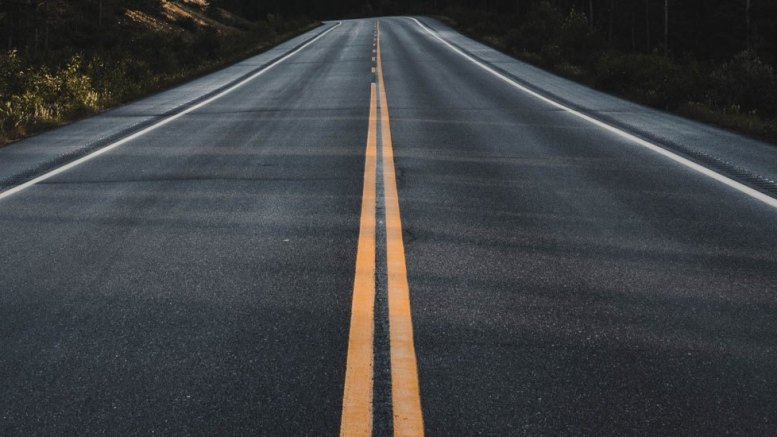
#> input picture Road/road2.jpg, 777 x 437 px
$ python houghlinep.py
#> lines starting #> are read from the running program, lines starting #| are printed output that depends on the picture; after the words box and inside, x2 and y2 are one past the last pixel; in counts of white or black regions, pixels touching at a corner belong together
#Hough transformation algorithm

#1. Edge detection eg using the Canny edge detector
#2 . mapping of edge points to the hough space and storage in a accumulator
# 3. interpretation of the accumulator to yield lines of infinite length. the interpretation is done
# by thresholding and possibly other contstraints.
#4. conversion of infinite line to finite lines.

import cv2
import numpy as np

img = cv2.imread('Road/road2.jpg')
#> img is the input picture: shape (437, 777, 3); mean B, G, R 66.4, 64.1, 61.9
gray = cv2.cvtColor(img, cv2.COLOR_BGR2GRAY)
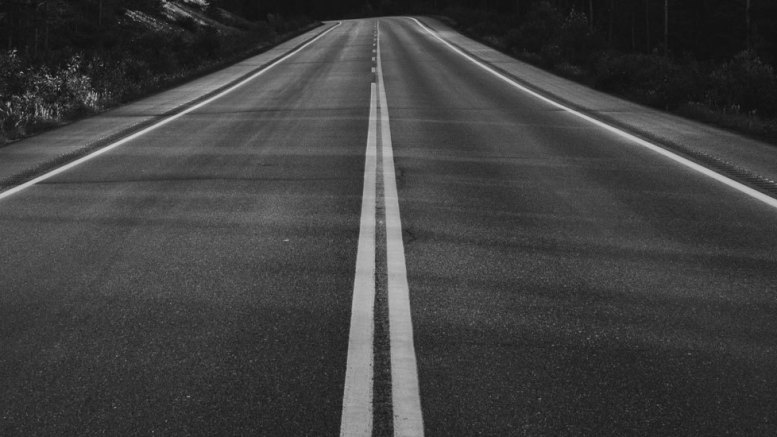
#> gray: shape (437, 777); min 11, max 213, mean 63.7
edges = cv2.Canny(gray, 50, 150, apertureSize=3)
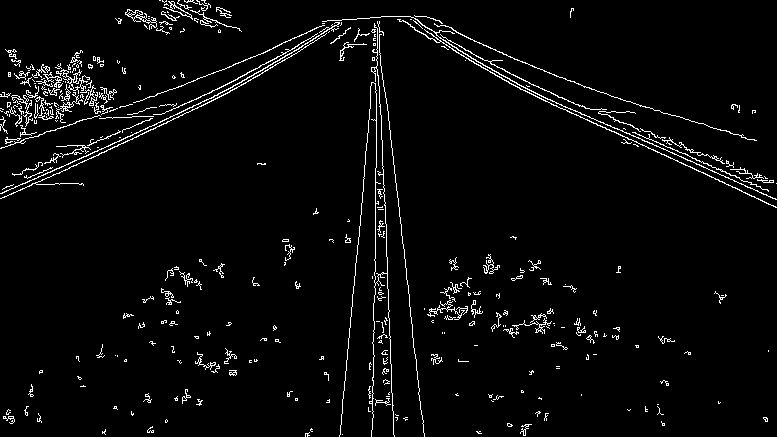
#> edges: shape (437, 777); 3.6% white in thin lines or dots
cv2.imshow('edges', edges)
lines = cv2.HoughLinesP(edges, 1, np.pi / 180, 100, minLineLength=100, maxLineGap=10)
#> lines = 16 rows, first 6: [345, 380, 377, 17], [509, 83, 775, 207], [517, 84, 776, 199], [372, 429, 374, 321], [384, 185, 392, 410], [4, 197, 229, 92]
for line in lines:
    x1, y1, x2, y2 = line[0]
    cv2.line(img, (x1, y1), (x2, y2), (0, 255, 0), 2)
#> this loop made 16 passes
#> (x1, y1, x2, y2) on passes 1 to 12: (345, 380, 377, 17), (509, 83, 775, 207), (517, 84, 776, 199), (372, 429, 374, 321), (384, 185, 392, 410), (4, 197, 229, 92), (50, 172, 232, 87), (375, 217, 376, 114), (388, 111, 414, 353), (0, 148, 183, 85), (533, 85, 773, 182), (53, 161, 237, 79)
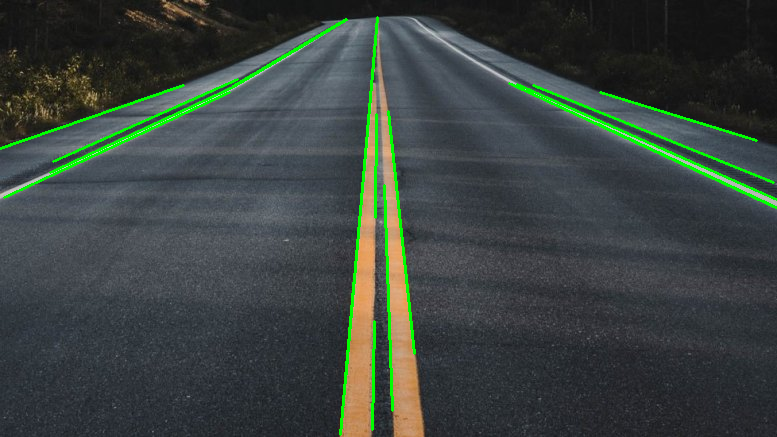
#> img: shape (437, 777, 3); 2.58% of pixels changed, all inside (x1, y1, x2, y2) = (0, 16, 777, 436)

cv2.imshow('image', img)
cv2.waitKey(0)
cv2.destroyAllWindows()

$ run again, with Road/myroad.jpg copied over Road/road2.jpg
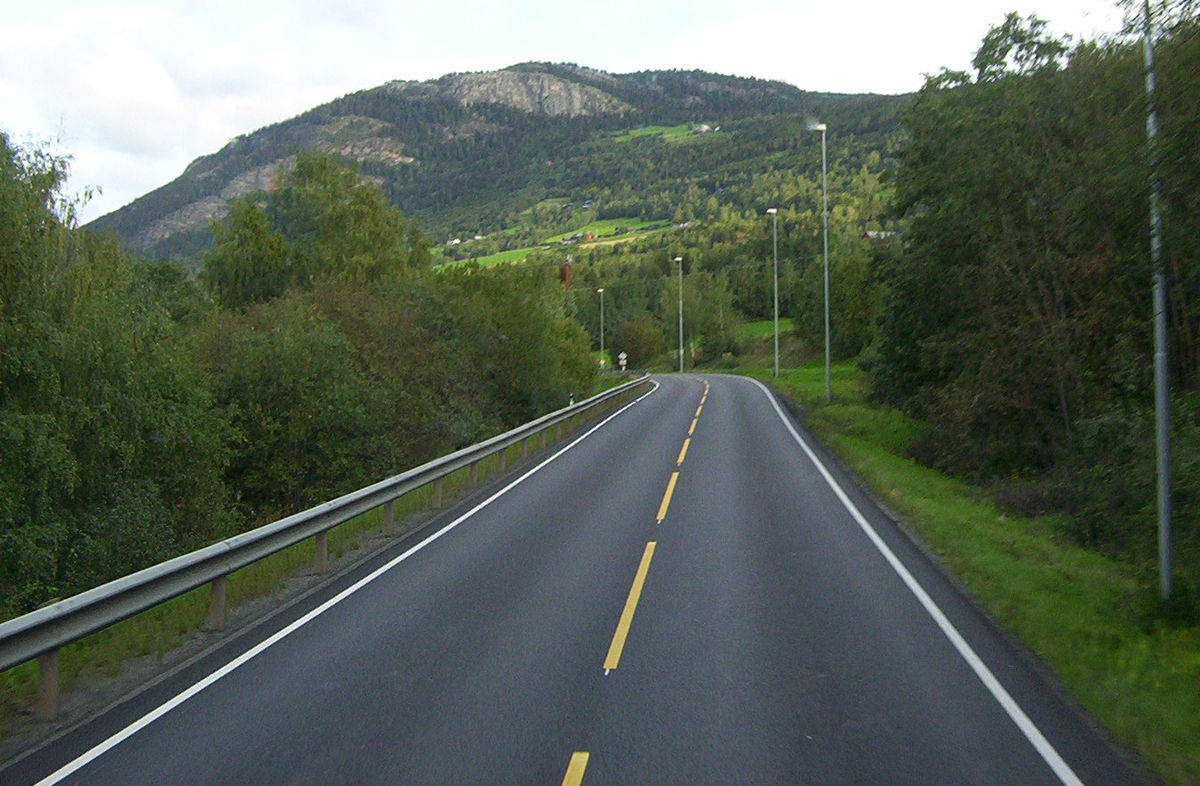
#> input picture Road/myroad.jpg, 1200 x 786 px
#> img is the input picture: shape (786, 1200, 3); mean B, G, R 87, 99.6, 89.3
#> `edges = cv2.Canny(gray, 50, 150, apertureSize=3)`:
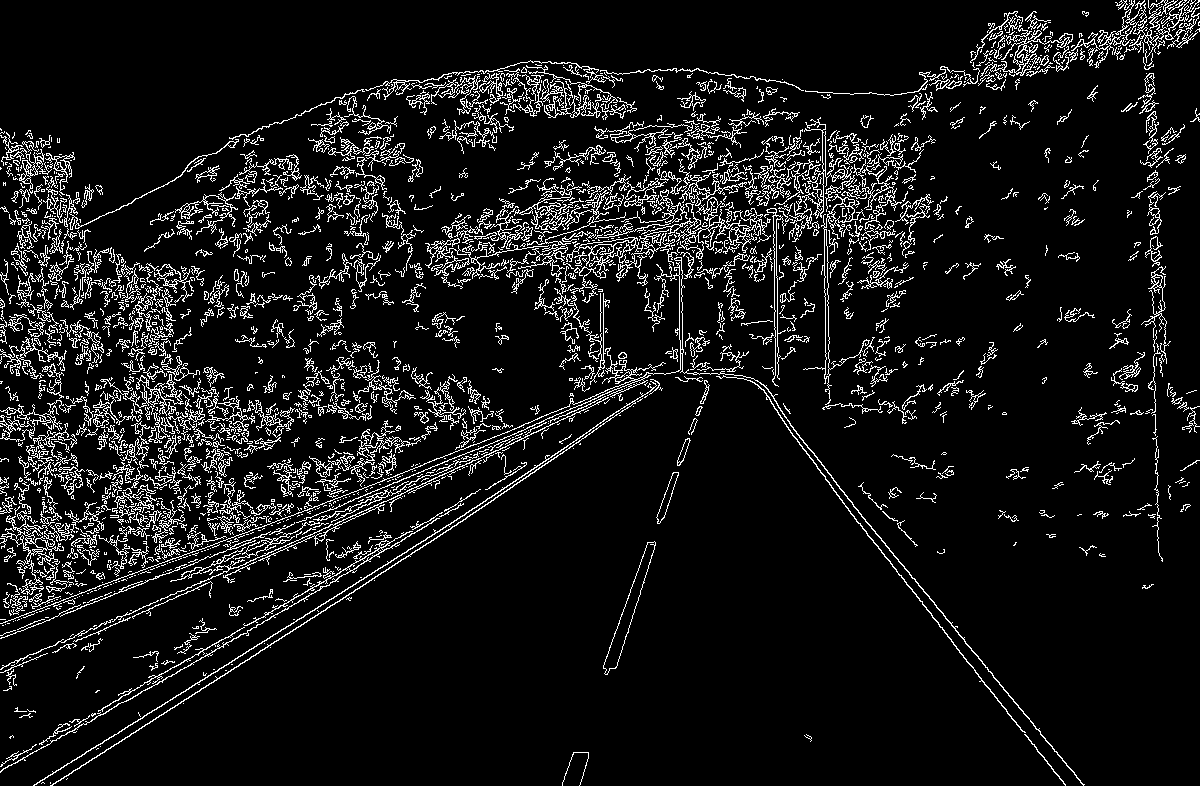
#> edges: shape (786, 1200); 8.6% white in thin lines or dots
#> lines = 154 rows, first 6: [33, 785, 425, 540], [52, 785, 310, 618], [163, 714, 493, 500], [0, 766, 280, 605], [355, 515, 646, 380], [176, 666, 455, 505]
#> the loop `for line in lines:` made 154 passes
#> after the loop `for line in lines:`:
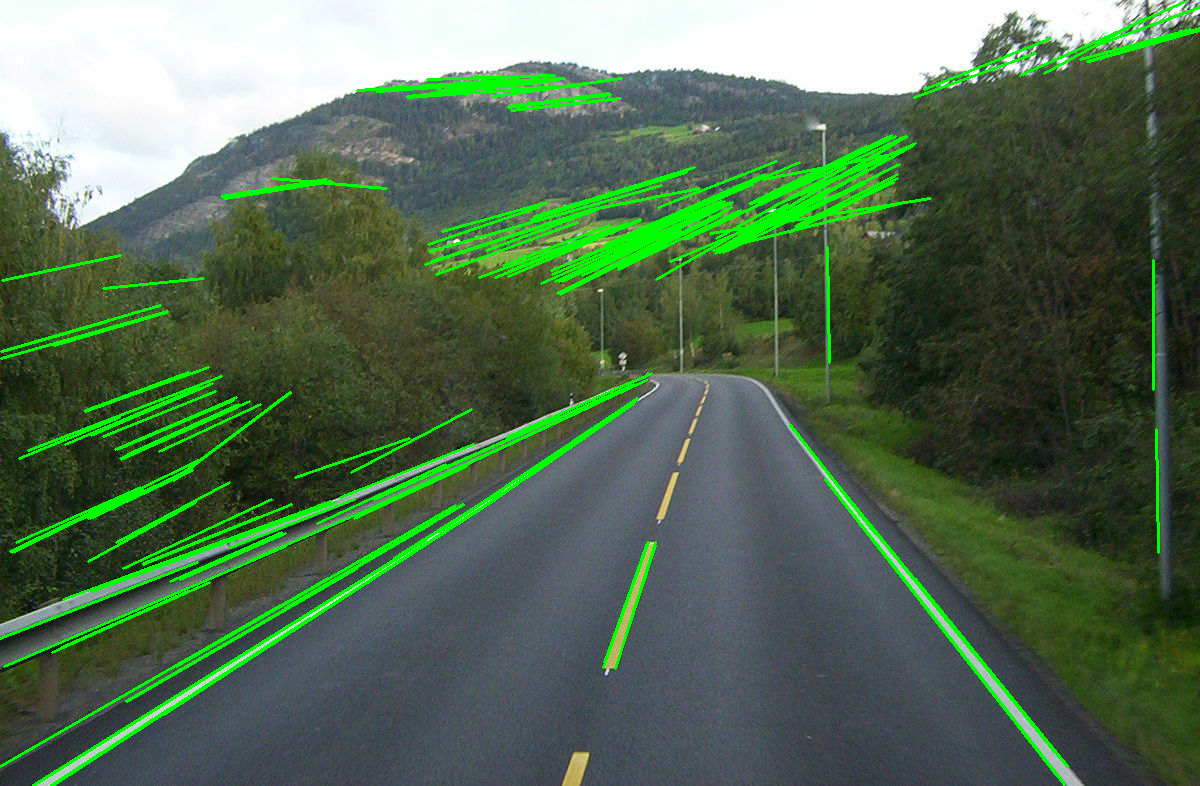
#> img: shape (786, 1200, 3); 5.87% of pixels changed, all inside (x1, y1, x2, y2) = (0, 0, 1200, 786)
